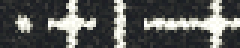
#> input picture assets/minecraft/optifine/ctm/asphalt/line.png, 80 x 16 px, found by its file name (shown 3 times larger)
$ python split.py
#> lines starting #> are read from the running program, lines starting #| are printed output that depends on the picture
from pathlib import Path
from PIL import Image

# ctmstr = '''
# ################### #####  # #  #
# #+##+  +  +##+  +##+  +  +  +  +  +
# ############# ## ## ## ## ##    ## #
# ############# ## ## ## #  ## ## ##
# #+##+  +  +##+  +# +  +# +  +  +  +
# # ##       ########### ## #  #   #
# # ##       ## #####  ###      #    #
# #+##+  +  +##+  + #+  +  +  +  +  +
# # ##       ##    ## ##    ##    ##
# # ##       ##    #  ## #  ##  # #xxx
# #+##+  +  +# +  +# +  +# +  +  + xxx
# ################ ####  #      # #xxx
# '''[1:-1]

# l = ctmstr.split('\n')

# ctmstates:dict[int,dict[str,bool]] = {}

# i = 0
# for y in range(4):
#   for x in range(12):
#     if i == 47:
#       break
#     cell = [[ c == ' ' for c in l[y*3+i][x*3:x*3+3]] for i in range(3)]
#     ctmstates[i] = {
#       'ul' : cell[0][0],
#       'u' : cell[0][1],
#       'ur' : cell[0][2],
#       'l' : cell[1][0],
#       'r' : cell[1][2],
#       'dl' : cell[2][0],
#       'd' : cell[2][1],
#       'dr' : cell[2][2],
#     }
#     i += 1

# print(ctmstates)


ctm = {
  0: {'ul': False, 'u': False, 'ur': False, 'l': False, 'r': False, 'dl': False, 'd': False, 'dr': False},
  1: {'ul': False, 'u': False, 'ur': False, 'l': False, 'r': True, 'dl': False, 'd': False, 'dr': False},
  2: {'ul': False, 'u': False, 'ur': False, 'l': True, 'r': True, 'dl': False, 'd': False, 'dr': False},
  3: {'ul': False, 'u': False, 'ur': False, 'l': True, 'r': False, 'dl': False, 'd': False, 'dr': False},
  4: {'ul': False, 'u': False, 'ur': False, 'l': False, 'r': True, 'dl': False, 'd': True, 'dr': False},
  5: {'ul': False, 'u': False, 'ur': False, 'l': True, 'r': False, 'dl': False, 'd': True, 'dr': False},
  6: {'ul': False, 'u': True, 'ur': False, 'l': False, 'r': True, 'dl': False, 'd': True, 'dr': False},
  7: {'ul': False, 'u': False, 'ur': False, 'l': True, 'r': True, 'dl': False, 'd': True, 'dr': False},
  8: {'ul': False, 'u': True, 'ur': True, 'l': True, 'r': True, 'dl': False, 'd': True, 'dr': False},
  9: {'ul': False, 'u': True, 'ur': False, 'l': True, 'r': True, 'dl': False, 'd': True, 'dr': True},
  10: {'ul': True, 'u': True, 'ur': False, 'l': True, 'r': True, 'dl': True, 'd': True, 'dr': False},
  11: {'ul': True, 'u': True, 'ur': True, 'l': True, 'r': True, 'dl': False, 'd': True, 'dr': False},
  12: {'ul': False, 'u': False, 'ur': False, 'l': False, 'r': False, 'dl': False, 'd': True, 'dr': False},
  13: {'ul': False, 'u': False, 'ur': False, 'l': False, 'r': True, 'dl': False, 'd': True, 'dr': True},
  14: {'ul': False, 'u': False, 'ur': False, 'l': True, 'r': True, 'dl': True, 'd': True, 'dr': True},
  15: {'ul': False, 'u': False, 'ur': False, 'l': True, 'r': False, 'dl': True, 'd': True, 'dr': False},
  16: {'ul': False, 'u': True, 'ur': False, 'l': False, 'r': True, 'dl': False, 'd': False, 'dr': False},
  17: {'ul': False, 'u': True, 'ur': False, 'l': True, 'r': False, 'dl': False, 'd': False, 'dr': False},
  18: {'ul': False, 'u': True, 'ur': False, 'l': True, 'r': True, 'dl': False, 'd': False, 'dr': False},
  19: {'ul': False, 'u': True, 'ur': False, 'l': True, 'r': False, 'dl': False, 'd': True, 'dr': False},
  20: {'ul': True, 'u': True, 'ur': False, 'l': True, 'r': True, 'dl': False, 'd': True, 'dr': False},
  21: {'ul': False, 'u': True, 'ur': False, 'l': True, 'r': True, 'dl': True, 'd': True, 'dr': False},
  22: {'ul': False, 'u': True, 'ur': False, 'l': True, 'r': True, 'dl': True, 'd': True, 'dr': True},
  23: {'ul': False, 'u': True, 'ur': True, 'l': True, 'r': True, 'dl': False, 'd': True, 'dr': True},
  24: {'ul': False, 'u': True, 'ur': False, 'l': False, 'r': False, 'dl': False, 'd': True, 'dr': False},
  25: {'ul': False, 'u': True, 'ur': True, 'l': False, 'r': True, 'dl': False, 'd': True, 'dr': True},
  26: {'ul': True, 'u': True, 'ur': True, 'l': True, 'r': True, 'dl': True, 'd': True, 'dr': True},
  27: {'ul': True, 'u': True, 'ur': False, 'l': True, 'r': False, 'dl': True, 'd': True, 'dr': False},
  28: {'ul': False, 'u': True, 'ur': False, 'l': False, 'r': True, 'dl': False, 'd': True, 'dr': True},
  29: {'ul': False, 'u': False, 'ur': False, 'l': True, 'r': True, 'dl': True, 'd': True, 'dr': False},
  30: {'ul': False, 'u': True, 'ur': True, 'l': False, 'r': True, 'dl': False, 'd': True, 'dr': False},
  31: {'ul': False, 'u': False, 'ur': False, 'l': True, 'r': True, 'dl': False, 'd': True, 'dr': True},
  32: {'ul': True, 'u': True, 'ur': True, 'l': True, 'r': True, 'dl': True, 'd': True, 'dr': False},
  33: {'ul': True, 'u': True, 'ur': True, 'l': True, 'r': True, 'dl': False, 'd': True, 'dr': True},
  34: {'ul': False, 'u': True, 'ur': True, 'l': True, 'r': True, 'dl': True, 'd': True, 'dr': False},
  35: {'ul': True, 'u': True, 'ur': False, 'l': True, 'r': True, 'dl': False, 'd': True, 'dr': True},
  36: {'ul': False, 'u': True, 'ur': False, 'l': False, 'r': False, 'dl': False, 'd': False, 'dr': False},
  37: {'ul': False, 'u': True, 'ur': True, 'l': False, 'r': True, 'dl': False, 'd': False, 'dr': False},
  38: {'ul': True, 'u': True, 'ur': True, 'l': True, 'r': True, 'dl': False, 'd': False, 'dr': False},
  39: {'ul': True, 'u': True, 'ur': False, 'l': True, 'r': False, 'dl': False, 'd': False, 'dr': False},
  40: {'ul': False, 'u': True, 'ur': True, 'l': True, 'r': True, 'dl': False, 'd': False, 'dr': False},
  41: {'ul': True, 'u': True, 'ur': False, 'l': True, 'r': False, 'dl': False, 'd': True, 'dr': False},
  42: {'ul': True, 'u': True, 'ur': False, 'l': True, 'r': True, 'dl': False, 'd': False, 'dr': False},
  43: {'ul': False, 'u': True, 'ur': False, 'l': True, 'r': False, 'dl': True, 'd': True, 'dr': False},
  44: {'ul': True, 'u': True, 'ur': False, 'l': True, 'r': True, 'dl': True, 'd': True, 'dr': True},
  45: {'ul': False, 'u': True, 'ur': True, 'l': True, 'r': True, 'dl': True, 'd': True, 'dr': True},
  46: {'ul': False, 'u': True, 'ur': False, 'l': True, 'r': True, 'dl': False, 'd': True, 'dr': False}
}


def is_subdict(d0:dict[str,bool],d1:dict[str,bool]):
  for k,v in d1.items():
    if k not in d0 or d0[k] == v:
      return False
  return True

def construct(map:list[tuple[dict[str,bool],str]]):
  results:list[str] = []
  for _,m in ctm.items():
    for sub,v in map:
      if is_subdict(m,sub):
        results.append(v)
        break
    else:
      assert False
  return results

def genCtmProperty(tile:str,applymap:list[tuple[dict[str,bool],str]]):
  values = construct(applymap)
  return f'''
matchTiles={tile}
method=ctm
tiles={" ".join(values)}
'''

def saveCtmProperty(path:Path,tile:str,applymap:list[tuple[dict[str,bool],str]]):
  path.write_text(genCtmProperty(tile,applymap))

def saveProperty(path:Path,method:str,matchtiles:tuple[str],tiles:list[str]):
  path.write_text(f'''
matchTiles={" ".join(matchtiles)}
method={method}
tiles={" ".join(tiles)}
''')

def ctm_compact(path:str|Path,*matchtiles:str):
  path = Path(path)
  name = path.stem
  image = Image.open(path)
#> image is the input picture: PIL image 80x16 RGB; mean R, G, B 86.1, 87.5, 86
  unit = image.height
#> unit = 16
  assert image.width == unit * 5
  tiles:list[str] = []
  for i in range(5):
    new_name = f'{name}{i}'
    image.crop((unit*i,0,unit*(i+1),unit)).save(path.with_stem(new_name))
    tiles.append(new_name)
#> this loop made 5 passes
#> pass 1, in ctm_compact, `image.crop((unit*i,0,unit*(i+1),unit)).save(path.with_stem(new_name))`:
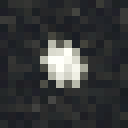
#> saved as line0.png: PIL image 16x16 RGB (shown 8 times larger); mean R, G, B 54.3, 56.1, 56.6
#> pass 2, in ctm_compact, `image.crop((unit*i,0,unit*(i+1),unit)).save(path.with_stem(new_name))`:
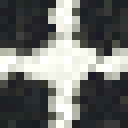
#> saved as line1.png: PIL image 16x16 RGB (shown 8 times larger); mean R, G, B 109.1, 110.3, 107.5
#> after the loop, tiles = 5 items

  saveProperty(path.with_suffix('.properties'),'ctm_compact',matchtiles,tiles)

def ctm_random(path:str|Path,*matchtiles:str):
  path = Path(path)
  name = path.stem
  image = Image.open(path)
  unit = image.height
  assert image.width % unit == 0
  tiles:list[str] = []

  for i in range(image.width // unit):
    new_name = f'{name}{i}'
    image.crop((unit*i,0,unit*(i+1),unit)).save(path.with_stem(new_name))
    tiles.append(new_name)

  saveProperty(path.with_suffix('.properties'),'random',matchtiles,tiles)

ctm_compact(r'assets\minecraft\optifine\ctm\asphalt\line.png','textures/block/asphalt/line.png')
# ctm_random(r'assets\minecraft\optifine\ctm\asphalt\base.png','textures/block/asphalt/base.png')
